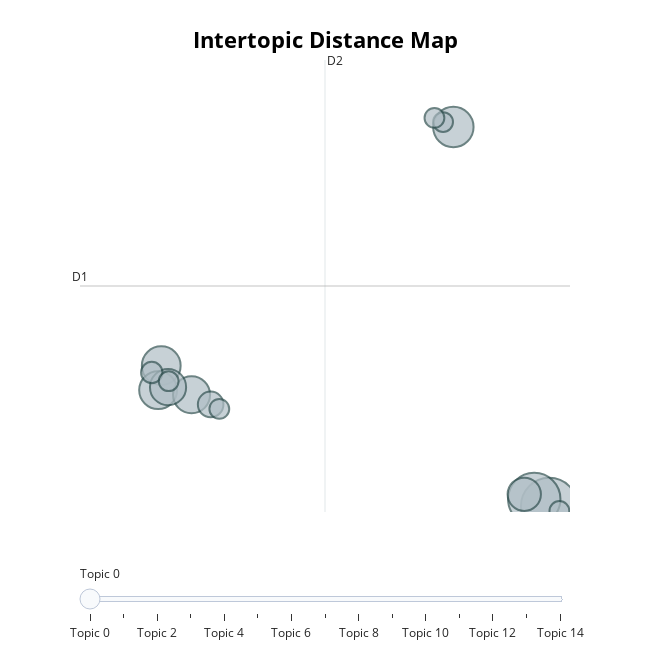
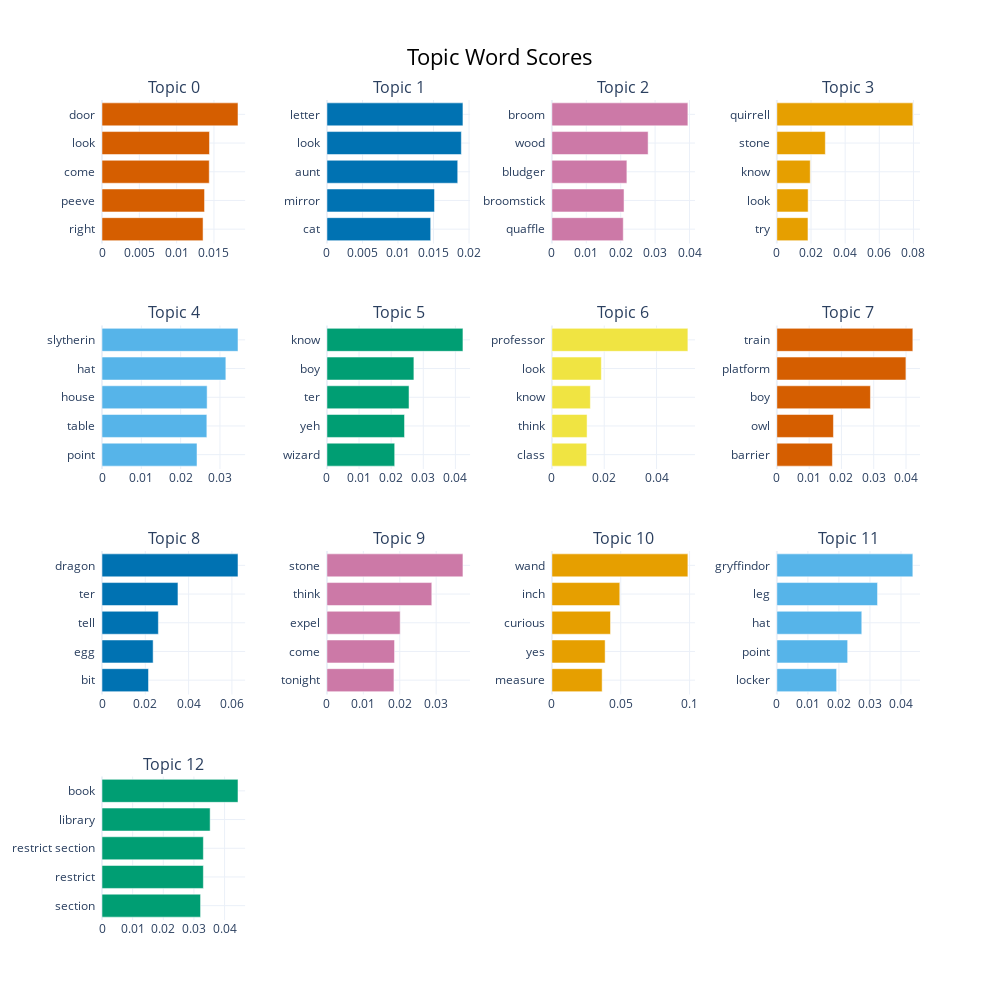

The cell these charts' notebook holds for them, in order:
### Code cell
# 🔢 Funkcija za broj pravih tema (isključujući outlier -1)
def count_true_topics(topic_info_df):
    return topic_info_df[topic_info_df.Topic != -1].shape[0]

# 🥇 Izbor najboljeg modela po broju pravih tema
best_bertopic = max(bertopic_results, key=lambda x: count_true_topics(x["topic_info"]))
best_model = best_bertopic["model"]

print("\n🏆 Najbolji BERTopic model:")
print(f"- ngram_range: {best_bertopic['ngram']}")
print(f"- min_topic_size: {best_bertopic['min_topic_size']}")
print(f"- Broj pravih tema: {count_true_topics(best_bertopic['topic_info'])}")

# 🧾 Prikaz svih 13 tema
print("\n📄 Sve teme:")
topic_info = best_model.get_topic_info()
print(topic_info[topic_info.Topic != -1].head(13))  # samo 13 tema, bez -1 outlier-a

# 📊 Interaktivna vizualizacija svih tema
best_model.visualize_topics().show()

# 📈 Bar chart za svih 13 tema
best_model.visualize_barchart(top_n_topics=13).show()

### Figure 1 — Plotly figure (JSON) as saved in the notebook; plotly's stock layout.template omitted (floating-point values rounded to 4 significant figures)
{"data": [{"customdata": [[0, "door | look | come | peeve | right", 49], [1, "letter | look | aunt | mirror | cat", 42], [2, "broom | wood | bludger | broomstick | quaffle", 25], [3, "quirrell | stone | know | look | try", 23], [4, "slytherin | hat | house | table | point", 22], [5, "know | boy | ter | yeh | wizard", 21], [6, "professor | look | know | think | class", 20], [7, "train | platform | boy | owl | barrier", 17], [8, "dragon | ter | tell | egg | bit", 10], [9, "stone | think | expel | come | tonight", 7], [10, "wand | inch | curious | yes | measure", 6], [11, "gryffindor | leg | hat | point | locker", 6], [12, "book | library | restrict section | restrict | section", 6], [13, "look | flamel | stone | sorcerer | library", 6], [14, "quidditch | team | match | wood | play", 6]], "hovertemplate": "<b>Topic %{customdata[0]}</b><br>%{customdata[1]}<br>Size: %{customdata[2]}", "legendgroup": "", "marker": {"color": "#B0BEC5", "line": {"color": "DarkSlateGrey", "width": 2}, "size": [49, 42, 25, 23, 22, 21, 20, 17, 10, 7, 6, 6, 6, 6, 6], "sizemode": "area", "sizeref": 0.03062, "symbol": "circle"}, "mode": "markers", "name": "", "orientation": "v", "showlegend": false, "type": "scatter", "x": [-2.053, -2.434, -4.489, -11.91, -11.99, -11.14, -11.74, -2.688, -10.65, -12.15, -1.795, -4.75, -11.72, -10.43, -4.969], "xaxis": "x", "y": [-0.1104, 0.2608, 19.91, 7.307, 6.015, 5.768, 6.173, 0.5122, 5.261, 6.946, -0.3676, 20.17, 6.488, 5.023, 20.39], "yaxis": "y"}], "layout": {"annotations": [{"showarrow": false, "text": "D1", "x": -13.97, "y": 11.51, "yshift": 10}, {"showarrow": false, "text": "D2", "x": -7.749, "xshift": 10, "y": 23.45}], "height": 650, "hoverlabel": {"bgcolor": "white", "font": {"family": "Rockwell", "size": 16}}, "legend": {"itemsizing": "constant", "tracegroupgap": 0}, "margin": {"t": 60}, "shapes": [{"line": {"color": "#CFD8DC", "width": 2}, "type": "line", "x0": -7.749, "x1": -7.749, "y0": -0.4228, "y1": 23.45}, {"line": {"color": "#9E9E9E", "width": 2}, "type": "line", "x0": -13.97, "x1": -1.526, "y0": 11.51, "y1": 11.51}], "sliders": [{"active": 0, "pad": {"t": 50}, "steps": [{"args": [{"marker.color": [["red", "#B0BEC5", "#B0BEC5", "#B0BEC5", "#B0BEC5", "#B0BEC5", "#B0BEC5", "#B0BEC5", "#B0BEC5", "#B0BEC5", "#B0BEC5", "#B0BEC5", "#B0BEC5", "#B0BEC5", "#B0BEC5"]]}], "label": "Topic 0", "method": "update"}, {"args": [{"marker.color": [["#B0BEC5", "red", "#B0BEC5", "#B0BEC5", "#B0BEC5", "#B0BEC5", "#B0BEC5", "#B0BEC5", "#B0BEC5", "#B0BEC5", "#B0BEC5", "#B0BEC5", "#B0BEC5", "#B0BEC5", "#B0BEC5"]]}], "label": "Topic 1", "method": "update"}, {"args": [{"marker.color": [["#B0BEC5", "#B0BEC5", "red", "#B0BEC5", "#B0BEC5", "#B0BEC5", "#B0BEC5", "#B0BEC5", "#B0BEC5", "#B0BEC5", "#B0BEC5", "#B0BEC5", "#B0BEC5", "#B0BEC5", "#B0BEC5"]]}], "label": "Topic 2", "method": "update"}, {"args": [{"marker.color": [["#B0BEC5", "#B0BEC5", "#B0BEC5", "red", "#B0BEC5", "#B0BEC5", "#B0BEC5", "#B0BEC5", "#B0BEC5", "#B0BEC5", "#B0BEC5", "#B0BEC5", "#B0BEC5", "#B0BEC5", "#B0BEC5"]]}], "label": "Topic 3", "method": "update"}, {"args": [{"marker.color": [["#B0BEC5", "#B0BEC5", "#B0BEC5", "#B0BEC5", "red", "#B0BEC5", "#B0BEC5", "#B0BEC5", "#B0BEC5", "#B0BEC5", "#B0BEC5", "#B0BEC5", "#B0BEC5", "#B0BEC5", "#B0BEC5"]]}], "label": "Topic 4", "method": "update"}, {"args": [{"marker.color": [["#B0BEC5", "#B0BEC5", "#B0BEC5", "#B0BEC5", "#B0BEC5", "red", "#B0BEC5", "#B0BEC5", "#B0BEC5", "#B0BEC5", "#B0BEC5", "#B0BEC5", "#B0BEC5", "#B0BEC5", "#B0BEC5"]]}], "label": "Topic 5", "method": "update"}, {"args": [{"marker.color": [["#B0BEC5", "#B0BEC5", "#B0BEC5", "#B0BEC5", "#B0BEC5", "#B0BEC5", "red", "#B0BEC5", "#B0BEC5", "#B0BEC5", "#B0BEC5", "#B0BEC5", "#B0BEC5", "#B0BEC5", "#B0BEC5"]]}], "label": "Topic 6", "method": "update"}, {"args": [{"marker.color": [["#B0BEC5", "#B0BEC5", "#B0BEC5", "#B0BEC5", "#B0BEC5", "#B0BEC5", "#B0BEC5", "red", "#B0BEC5", "#B0BEC5", "#B0BEC5", "#B0BEC5", "#B0BEC5", "#B0BEC5", "#B0BEC5"]]}], "label": "Topic 7", "method": "update"}, {"args": [{"marker.color": [["#B0BEC5", "#B0BEC5", "#B0BEC5", "#B0BEC5", "#B0BEC5", "#B0BEC5", "#B0BEC5", "#B0BEC5", "red", "#B0BEC5", "#B0BEC5", "#B0BEC5", "#B0BEC5", "#B0BEC5", "#B0BEC5"]]}], "label": "Topic 8", "method": "update"}, {"args": [{"marker.color": [["#B0BEC5", "#B0BEC5", "#B0BEC5", "#B0BEC5", "#B0BEC5", "#B0BEC5", "#B0BEC5", "#B0BEC5", "#B0BEC5", "red", "#B0BEC5", "#B0BEC5", "#B0BEC5", "#B0BEC5", "#B0BEC5"]]}], "label": "Topic 9", "method": "update"}, {"args": [{"marker.color": [["#B0BEC5", "#B0BEC5", "#B0BEC5", "#B0BEC5", "#B0BEC5", "#B0BEC5", "#B0BEC5", "#B0BEC5", "#B0BEC5", "#B0BEC5", "red", "#B0BEC5", "#B0BEC5", "#B0BEC5", "#B0BEC5"]]}], "label": "Topic 10", "method": "update"}, {"args": [{"marker.color": [["#B0BEC5", "#B0BEC5", "#B0BEC5", "#B0BEC5", "#B0BEC5", "#B0BEC5", "#B0BEC5", "#B0BEC5", "#B0BEC5", "#B0BEC5", "#B0BEC5", "red", "#B0BEC5", "#B0BEC5", "#B0BEC5"]]}], "label": "Topic 11", "method": "update"}, {"args": [{"marker.color": [["#B0BEC5", "#B0BEC5", "#B0BEC5", "#B0BEC5", "#B0BEC5", "#B0BEC5", "#B0BEC5", "#B0BEC5", "#B0BEC5", "#B0BEC5", "#B0BEC5", "#B0BEC5", "red", "#B0BEC5", "#B0BEC5"]]}], "label": "Topic 12", "method": "update"}, {"args": [{"marker.color": [["#B0BEC5", "#B0BEC5", "#B0BEC5", "#B0BEC5", "#B0BEC5", "#B0BEC5", "#B0BEC5", "#B0BEC5", "#B0BEC5", "#B0BEC5", "#B0BEC5", "#B0BEC5", "#B0BEC5", "red", "#B0BEC5"]]}], "label": "Topic 13", "method": "update"}, {"args": [{"marker.color": [["#B0BEC5", "#B0BEC5", "#B0BEC5", "#B0BEC5", "#B0BEC5", "#B0BEC5", "#B0BEC5", "#B0BEC5", "#B0BEC5", "#B0BEC5", "#B0BEC5", "#B0BEC5", "#B0BEC5", "#B0BEC5", "red"]]}], "label": "Topic 14", "method": "update"}]}], "title": {"font": {"color": "Black", "size": 22}, "text": "<b>Intertopic Distance Map</b>", "x": 0.5, "xanchor": "center", "y": 0.95, "yanchor": "top"}, "width": 650, "xaxis": {"anchor": "y", "domain": [0, 1], "range": [-13.97, -1.526], "title": {"text": ""}, "visible": false}, "yaxis": {"anchor": "x", "domain": [0, 1], "range": [-0.4228, 23.45], "title": {"text": ""}, "visible": false}}}

### Figure 2 — Plotly figure (JSON) as saved in the notebook; plotly's stock layout.template omitted (floating-point values rounded to 4 significant figures)
{"data": [{"marker": {"color": "#D55E00"}, "orientation": "h", "type": "bar", "x": [0.01354, 0.01374, 0.01437, 0.0144, 0.01822], "xaxis": "x", "y": ["right  ", "peeve  ", "come  ", "look  ", "door  "], "yaxis": "y"}, {"marker": {"color": "#0072B2"}, "orientation": "h", "type": "bar", "x": [0.0146, 0.01514, 0.01841, 0.01892, 0.01914], "xaxis": "x2", "y": ["cat  ", "mirror  ", "aunt  ", "look  ", "letter  "], "yaxis": "y2"}, {"marker": {"color": "#CC79A7"}, "orientation": "h", "type": "bar", "x": [0.02074, 0.02096, 0.02179, 0.02796, 0.03953], "xaxis": "x3", "y": ["quaffle  ", "broomstick  ", "bludger  ", "wood  ", "broom  "], "yaxis": "y3"}, {"marker": {"color": "#E69F00"}, "orientation": "h", "type": "bar", "x": [0.01823, 0.01831, 0.01957, 0.02839, 0.07965], "xaxis": "x4", "y": ["try  ", "look  ", "know  ", "stone  ", "quirrell  "], "yaxis": "y4"}, {"marker": {"color": "#56B4E9"}, "orientation": "h", "type": "bar", "x": [0.02416, 0.02666, 0.02673, 0.0315, 0.03458], "xaxis": "x5", "y": ["point  ", "table  ", "house  ", "hat  ", "slytherin  "], "yaxis": "y5"}, {"marker": {"color": "#009E73"}, "orientation": "h", "type": "bar", "x": [0.0211, 0.02416, 0.02556, 0.02708, 0.04235], "xaxis": "x6", "y": ["wizard  ", "yeh  ", "ter  ", "boy  ", "know  "], "yaxis": "y6"}, {"marker": {"color": "#F0E442"}, "orientation": "h", "type": "bar", "x": [0.01329, 0.01344, 0.0147, 0.0189, 0.05198], "xaxis": "x7", "y": ["class  ", "think  ", "know  ", "look  ", "professor  "], "yaxis": "y7"}, {"marker": {"color": "#D55E00"}, "orientation": "h", "type": "bar", "x": [0.01721, 0.01753, 0.02898, 0.03997, 0.04212], "xaxis": "x8", "y": ["barrier  ", "owl  ", "boy  ", "platform  ", "train  "], "yaxis": "y8"}, {"marker": {"color": "#0072B2"}, "orientation": "h", "type": "bar", "x": [0.02148, 0.02361, 0.02603, 0.03508, 0.0628], "xaxis": "x9", "y": ["bit  ", "egg  ", "tell  ", "ter  ", "dragon  "], "yaxis": "y9"}, {"marker": {"color": "#CC79A7"}, "orientation": "h", "type": "bar", "x": [0.0184, 0.01857, 0.02011, 0.0288, 0.03736], "xaxis": "x10", "y": ["tonight  ", "come  ", "expel  ", "think  ", "stone  "], "yaxis": "y10"}, {"marker": {"color": "#E69F00"}, "orientation": "h", "type": "bar", "x": [0.03649, 0.03866, 0.04257, 0.04931, 0.09878], "xaxis": "x11", "y": ["measure  ", "yes  ", "curious  ", "inch  ", "wand  "], "yaxis": "y11"}, {"marker": {"color": "#56B4E9"}, "orientation": "h", "type": "bar", "x": [0.01926, 0.02281, 0.02736, 0.03244, 0.04382], "xaxis": "x12", "y": ["locker  ", "point  ", "hat  ", "leg  ", "gryffindor  "], "yaxis": "y12"}, {"marker": {"color": "#009E73"}, "orientation": "h", "type": "bar", "x": [0.03216, 0.03308, 0.03308, 0.03529, 0.04438], "xaxis": "x13", "y": ["section  ", "restrict  ", "restrict section  ", "library  ", "book  "], "yaxis": "y13"}], "layout": {"annotations": [{"font": {"size": 16}, "showarrow": false, "text": "Topic 0", "x": 0.0875, "xanchor": "center", "xref": "paper", "y": 1, "yanchor": "bottom", "yref": "paper"}, {"font": {"size": 16}, "showarrow": false, "text": "Topic 1", "x": 0.3625, "xanchor": "center", "xref": "paper", "y": 1, "yanchor": "bottom", "yref": "paper"}, {"font": {"size": 16}, "showarrow": false, "text": "Topic 2", "x": 0.6375, "xanchor": "center", "xref": "paper", "y": 1, "yanchor": "bottom", "yref": "paper"}, {"font": {"size": 16}, "showarrow": false, "text": "Topic 3", "x": 0.9125, "xanchor": "center", "xref": "paper", "y": 1, "yanchor": "bottom", "yref": "paper"}, {"font": {"size": 16}, "showarrow": false, "text": "Topic 4", "x": 0.0875, "xanchor": "center", "xref": "paper", "y": 0.725, "yanchor": "bottom", "yref": "paper"}, {"font": {"size": 16}, "showarrow": false, "text": "Topic 5", "x": 0.3625, "xanchor": "center", "xref": "paper", "y": 0.725, "yanchor": "bottom", "yref": "paper"}, {"font": {"size": 16}, "showarrow": false, "text": "Topic 6", "x": 0.6375, "xanchor": "center", "xref": "paper", "y": 0.725, "yanchor": "bottom", "yref": "paper"}, {"font": {"size": 16}, "showarrow": false, "text": "Topic 7", "x": 0.9125, "xanchor": "center", "xref": "paper", "y": 0.725, "yanchor": "bottom", "yref": "paper"}, {"font": {"size": 16}, "showarrow": false, "text": "Topic 8", "x": 0.0875, "xanchor": "center", "xref": "paper", "y": 0.45, "yanchor": "bottom", "yref": "paper"}, {"font": {"size": 16}, "showarrow": false, "text": "Topic 9", "x": 0.3625, "xanchor": "center", "xref": "paper", "y": 0.45, "yanchor": "bottom", "yref": "paper"}, {"font": {"size": 16}, "showarrow": false, "text": "Topic 10", "x": 0.6375, "xanchor": "center", "xref": "paper", "y": 0.45, "yanchor": "bottom", "yref": "paper"}, {"font": {"size": 16}, "showarrow": false, "text": "Topic 11", "x": 0.9125, "xanchor": "center", "xref": "paper", "y": 0.45, "yanchor": "bottom", "yref": "paper"}, {"font": {"size": 16}, "showarrow": false, "text": "Topic 12", "x": 0.0875, "xanchor": "center", "xref": "paper", "y": 0.175, "yanchor": "bottom", "yref": "paper"}], "height": 1000, "hoverlabel": {"bgcolor": "white", "font": {"family": "Rockwell", "size": 16}}, "showlegend": false, "title": {"font": {"color": "Black", "size": 22}, "text": "Topic Word Scores", "x": 0.5, "xanchor": "center", "yanchor": "top"}, "width": 1000, "xaxis": {"anchor": "y", "domain": [0, 0.175], "showgrid": true}, "xaxis10": {"anchor": "y10", "domain": [0.275, 0.45], "showgrid": true}, "xaxis11": {"anchor": "y11", "domain": [0.55, 0.725], "showgrid": true}, "xaxis12": {"anchor": "y12", "domain": [0.825, 1], "showgrid": true}, "xaxis13": {"anchor": "y13", "domain": [0, 0.175], "showgrid": true}, "xaxis14": {"anchor": "y14", "domain": [0.275, 0.45], "showgrid": true}, "xaxis15": {"anchor": "y15", "domain": [0.55, 0.725], "showgrid": true}, "xaxis16": {"anchor": "y16", "domain": [0.825, 1], "showgrid": true}, "xaxis2": {"anchor": "y2", "domain": [0.275, 0.45], "showgrid": true}, "xaxis3": {"anchor": "y3", "domain": [0.55, 0.725], "showgrid": true}, "xaxis4": {"anchor": "y4", "domain": [0.825, 1], "showgrid": true}, "xaxis5": {"anchor": "y5", "domain": [0, 0.175], "showgrid": true}, "xaxis6": {"anchor": "y6", "domain": [0.275, 0.45], "showgrid": true}, "xaxis7": {"anchor": "y7", "domain": [0.55, 0.725], "showgrid": true}, "xaxis8": {"anchor": "y8", "domain": [0.825, 1], "showgrid": true}, "xaxis9": {"anchor": "y9", "domain": [0, 0.175], "showgrid": true}, "yaxis": {"anchor": "x", "domain": [0.825, 1], "showgrid": true}, "yaxis10": {"anchor": "x10", "domain": [0.275, 0.45], "showgrid": true}, "yaxis11": {"anchor": "x11", "domain": [0.275, 0.45], "showgrid": true}, "yaxis12": {"anchor": "x12", "domain": [0.275, 0.45], "showgrid": true}, "yaxis13": {"anchor": "x13", "domain": [0, 0.175], "showgrid": true}, "yaxis14": {"anchor": "x14", "domain": [0, 0.175], "showgrid": true}, "yaxis15": {"anchor": "x15", "domain": [0, 0.175], "showgrid": true}, "yaxis16": {"anchor": "x16", "domain": [0, 0.175], "showgrid": true}, "yaxis2": {"anchor": "x2", "domain": [0.825, 1], "showgrid": true}, "yaxis3": {"anchor": "x3", "domain": [0.825, 1], "showgrid": true}, "yaxis4": {"anchor": "x4", "domain": [0.825, 1], "showgrid": true}, "yaxis5": {"anchor": "x5", "domain": [0.55, 0.725], "showgrid": true}, "yaxis6": {"anchor": "x6", "domain": [0.55, 0.725], "showgrid": true}, "yaxis7": {"anchor": "x7", "domain": [0.55, 0.725], "showgrid": true}, "yaxis8": {"anchor": "x8", "domain": [0.55, 0.725], "showgrid": true}, "yaxis9": {"anchor": "x9", "domain": [0.275, 0.45], "showgrid": true}}}
